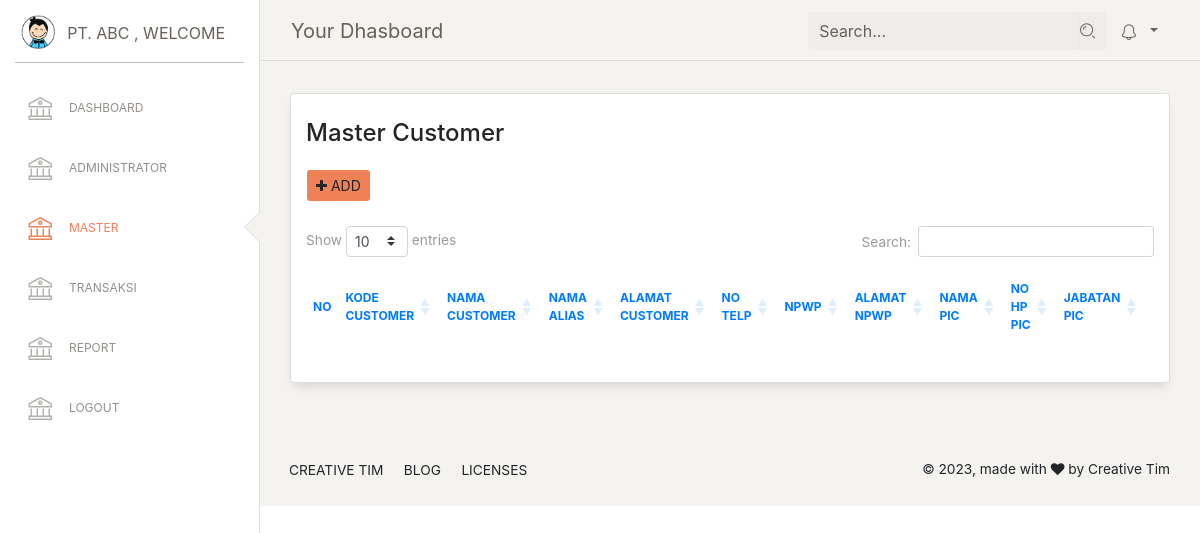
Screenshot of /index.php/master/mstrcustomer with the database file from the repository.
### tables this page shows
CREATE TABLE `modul_katagori` (
  `id` int(11) NOT NULL,
  `nama_katagori` varchar(100) NOT NULL,
  `function` varchar(100) NOT NULL,
  `icon` varchar(100) NOT NULL,
  `order_by` int(11) NOT NULL
);

### application/views/include/template.php (called while the page is built, shortened)
<?php
$this->load->view('include/header');
$this->load->view('include/leftside');
$this->load->view($content);

### application/controllers/Master.php (called while the page is built, shortened)
<?php
class Master extends CI_Controller
{
	function __construct()
    {
      $this->load->helper('url');
      $this->load->library('form_validation');
      $this->load->Model('Perusahaan_m','COMP');
      $this->load->model('Jabatan_m','JABAT');
      $this->load->Model('Bank_m','BANK');
      $this->load->Model('Branchbank_m','BRANCHBANK');
      $this->load->model('Rekeningbranchbank_m','REKENING');
      $this->load->model('Jeniskendaraan_m','JENISKENDARAAN');
      $this->load->model('Brand_m','BRAND');
      $this->load->model('Marketing_m','MARKETING');
      $this->load->model('Customer_m','CUSTOMER');
      $this->load->Model('Modul_m');
    }
public function mstrcustomer()
{
    $data['menus'] = $this->Modul_m->menus();
    $data['jabatan']  = $this->JABAT->getall();
    $data['brand']  = $this->BRAND->getallinfo();
    $data['content'] = 'master/master_customer';
    $this->load->view('include/template', $data);
}
}

### index.php (called while the page is built, shortened)
<?php
require_once BASEPATH.'core/CodeIgniter.php';

### application/models/Modul_m.php (called while the page is built, shortened)
<?php
class Modul_m extends CI_Model{
  function menus() {
    $this->db->order_by('order_by','asc');
    return $this->db->get('modul_katagori mk')->result();
}
}

### application/views/master/master_customer.php (the view, shortened to what this page needs)
<div class="content">
    <div class="row">
        <div class="col-md-12">
            <div class="card">
                <div class="card-header">
                    <h4 class="card-title">Master Customer</h4>
                    <button class="btn btn-sm btn-add" onclick="add_data()"><i class="fa fa-plus"></i>
                        Add</button>
                </div>
                <div class="card-body">
                    <div class="table-responsive">
                        <table class="table" id="table">
                            <thead class=" text-primary">
                                <th>
                                    No
                                </th>
                                <th>
                                    Kode Customer
                                </th>
                                <th>
                                    Nama Customer
                                </th>
                                <th>
                                    Nama Alias
                                </th>
                                <th>
                                    Alamat Customer
                                </th>
                                <th>
                                    No Telp
                                </th>
                                <th>
                                    NPWP
                                </th>
                                <th>
                                    Alamat NPWP
                                </th>
                                <th>
                                    Nama PIC
                                </th>
                                <th>
                                    No HP PIC
                                </th>
                                <th>
                                    Jabatan PIC
                                </th>
                                <th>
                                </th>
                            </thead>
                        </table>
                    </div>
                </div>
            </div>
        </div>
    </div>
</div>

### application/views/include/leftside.php (shortened to what this page needs)
<body>
    <div class="wrapper ">
        <div class="sidebar" data-color="white" data-active-color="danger">
            <div class="logo">
                <a href="#" class="simple-text logo-mini">
                    <div class="logo-image-small">
                        <img src="<?=base_url();?>assets/img/logo-small.png">
                    </div>
                </a>
                <a href="<?=base_url('dashboard');?>" class="simple-text logo-normal">
                    PT. ABC
          <span>, welcome</span>
                </a>
            </div>
            <div class="sidebar-wrapper">
                <ul class="nav">
                    <?php foreach($menus as $value){;?>
                     <li <?php if($this->uri->segment(1)==strtolower($value->function)){echo 'class="active"';}?> >
                        <a href="<?=base_url($value->function);?>" class="load_page">
                            <i class="nc-icon nc-bank"></i>
                            <p><?=$value->nama_katagori;?></p>
                        </a>
                    </li>
                    <?php };?>
                </ul>
            </div>
        </div>
        <div class="main-panel">
            <nav class="navbar navbar-expand-lg navbar-absolute fixed-top navbar-transparent">
                <div class="container-fluid">
                    <div class="navbar-wrapper">
                        <a class="navbar-brand" href="javascript:;">Your Dhasboard</a>
                    </div>
                    <div class="collapse navbar-collapse justify-content-end" id="navigation">
                        <form>
                            <div class="input-group no-border">
                                <input type="text" value="" class="form-control" placeholder="Search...">
                                <div class="input-group-append">
                                    <div class="input-group-text">
                                        <i class="nc-icon nc-zoom-split"></i>
                                    </div>
                                </div>
                            </div>
                        </form>
                        <ul class="navbar-nav">
                            <li class="nav-item btn-rotate dropdown">
                                <a class="nav-link dropdown-toggle" href="#" id="navbarDropdownMenuLink"
                                    data-toggle="dropdown" aria-haspopup="true" aria-expanded="false">
                                    <i class="nc-icon nc-bell-55"></i>
                                </a>
                            </li>
                        </ul>
                    </div>
                </div>
            </nav>

### application/views/include/header.php (style rules this page uses)
.btn-add { background:#ef8157 !important; }
table.dataTable { font-size: 12px; }
table.dataTable thead th, table.dataTable thead td, table.dataTable tfoot th, table.dataTable tfoot td { font-size: 12px; }

### rows the page displays
modul_katagori: nama_katagori "DASHBOARD"
modul_katagori: nama_katagori "ADMINISTRATOR"
modul_katagori: nama_katagori "MASTER"
modul_katagori: nama_katagori "TRANSAKSI"
modul_katagori: nama_katagori "REPORT"
modul_katagori: nama_katagori "LOGOUT"
